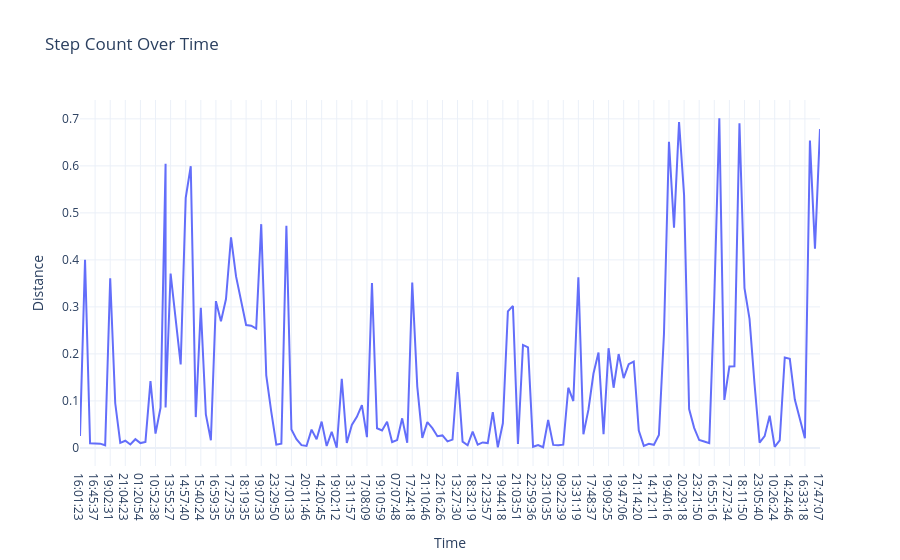

The code cell stored with this chart in its notebook:
### Code cell
# Step Count Over Time
fig1 = px.line(data, x="Time",
               y="Distance",
               title="Step Count Over Time")
fig1.show()

### Figure 1 — Plotly figure (JSON) as saved in the notebook; plotly's stock layout.template omitted (floating-point values rounded to 4 significant figures; data arrays with more than 128 entries replaced by an {"elided": "..."} marker saying what was removed)
{"data": [{"hovertemplate": "Time=%{x}<br>Distance=%{y}<extra></extra>", "legendgroup": "", "line": {"color": "#636efa", "dash": "solid"}, "marker": {"symbol": "circle"}, "mode": "lines", "name": "", "orientation": "v", "showlegend": false, "type": "scatter", "x": {"elided": "149 str values"}, "xaxis": "x", "y": {"elided": "149 float values"}, "yaxis": "y"}], "layout": {"autosize": true, "legend": {"tracegroupgap": 0}, "title": {"text": "Step Count Over Time"}, "xaxis": {"anchor": "y", "autorange": true, "domain": [0, 1], "range": [0, 147], "title": {"text": "Time"}, "type": "category"}, "yaxis": {"anchor": "x", "autorange": true, "domain": [0, 1], "range": [-0.03847, 0.7401], "title": {"text": "Distance"}, "type": "linear"}}}
